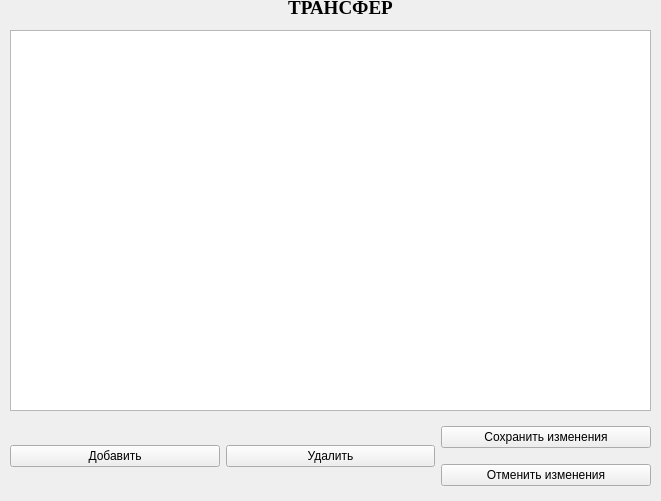
<?xml version="1.0" encoding="UTF-8"?>
<ui version="4.0">
 <class>transfer_widget</class>
 <widget class="QWidget" name="transfer_widget">
  <property name="geometry">
   <rect>
    <x>0</x>
    <y>0</y>
    <width>661</width>
    <height>501</height>
   </rect>
  </property>
  <property name="windowTitle">
   <string>Form</string>
  </property>
  <widget class="QWidget" name="layoutWidget">
   <property name="geometry">
    <rect>
     <x>10</x>
     <y>416</y>
     <width>641</width>
     <height>81</height>
    </rect>
   </property>
   <layout class="QHBoxLayout" name="horizontalLayout">
    <item>
     <widget class="QPushButton" name="pushButton">
      <property name="text">
       <string>Добавить</string>
      </property>
     </widget>
    </item>
    <item>
     <widget class="QPushButton" name="pushButton_5">
      <property name="text">
       <string>Удалить</string>
      </property>
     </widget>
    </item>
    <item>
     <layout class="QVBoxLayout" name="verticalLayout">
      <item>
       <widget class="QPushButton" name="pushButton_2">
        <property name="text">
         <string>Сохранить изменения</string>
        </property>
       </widget>
      </item>
      <item>
       <widget class="QPushButton" name="pushButton_3">
        <property name="text">
         <string>Отменить изменения</string>
        </property>
       </widget>
      </item>
     </layout>
    </item>
   </layout>
  </widget>
  <widget class="QTableView" name="tableView">
   <property name="geometry">
    <rect>
     <x>10</x>
     <y>30</y>
     <width>641</width>
     <height>381</height>
    </rect>
   </property>
  </widget>
  <widget class="QLabel" name="label">
   <property name="geometry">
    <rect>
     <x>90</x>
     <y>0</y>
     <width>501</width>
     <height>16</height>
    </rect>
   </property>
   <property name="font">
    <font>
     <family>Times New Roman</family>
     <pointsize>14</pointsize>
     <weight>75</weight>
     <bold>true</bold>
    </font>
   </property>
   <property name="layoutDirection">
    <enum>Qt::LeftToRight</enum>
   </property>
   <property name="text">
    <string>ТРАНСФЕР</string>
   </property>
   <property name="alignment">
    <set>Qt::AlignCenter</set>
   </property>
  </widget>
 </widget>
 <resources/>
 <connections/>
</ui>
